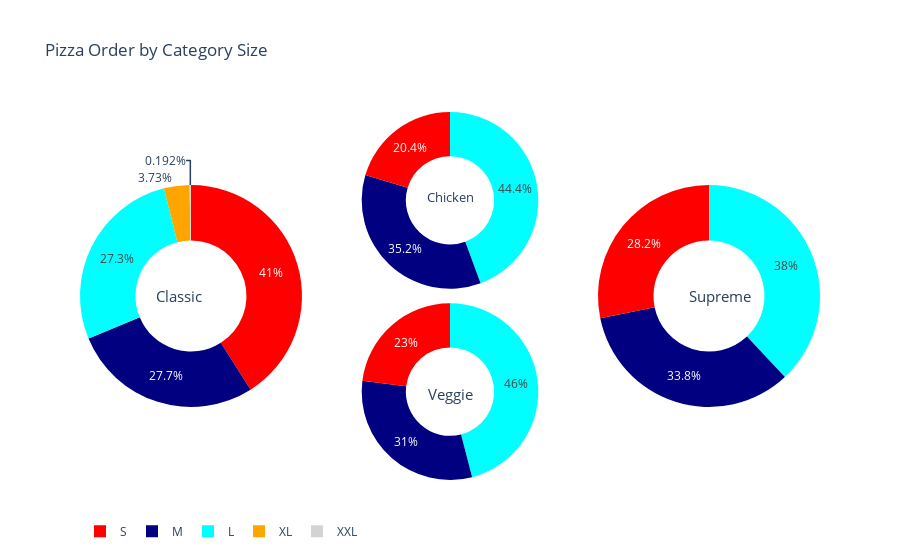

The code cell stored with this chart in its notebook:
### Code cell
def cat_count(col1, text, col2):
    fil = pizza_order[pizza_order[col1] == text]
    counts = fil[col2].value_counts().reset_index()
    return counts
count_clas = cat_count('category', 'Classic', 'size')
count_sup = cat_count('category', 'Supreme', 'size')
count_veg = cat_count('category', 'Veggie', 'size')
count_chi = cat_count('category', 'Chicken', 'size')

trace1 = go.Pie(
    labels=count_clas['index'],
    values=count_clas['size'],
    name='classic',
    hole=.5,
    domain={'x': [0, .30]},
    direction='clockwise',
    marker=dict(colors=['red', 'navy', 'cyan', 'orange', 'lightgrey'])
)

trace2 = go.Pie(
    labels=count_sup['index'],
    values=count_sup['size'],
    name='supreme',
    hole=.5,
    domain={'x': [.7, 1]},
    direction='clockwise'
)

trace3 = go.Pie(
    labels=count_veg['index'],
    values=count_veg['size'],
    name='veggie',
    hole=.5,
    domain={'y': [0, .48]},
    direction='clockwise'
)

trace4 = go.Pie(
    labels=count_chi['index'],
    values=count_chi['size'],
    name='chicken',
    hole=.5,
    domain={'y': [.52, 1]},
    direction='clockwise'
)

layout = dict(
    title='Pizza Order by Category Size',
    font=dict(size=12),
    height=560, 
    legend=dict(orientation='h'),
    annotations= [
        dict(
            x=.1, y=.5,
            text='Classic',
            showarrow=False,
            font=dict(size=15)
        ),
        dict(
            x=.91, y=.5,
            text='Supreme',
            showarrow=False,
            font=dict(size=15)
        ),
        dict(
            x=.5, y=.2,
            text='Veggie',
            showarrow=False,
            font=dict(size=15)
        ),
        dict(
            x=.5, y=.8,
            text='Chicken',
            showarrow=False,
            font=dict(size=13)
        )
    ]
    
)


fig = dict(data=[trace1, trace2, trace3, trace4], layout=layout)
po.iplot(fig)

### Figure 1 — Plotly figure (JSON) as saved in the notebook; plotly's stock layout.template omitted (floating-point values rounded to 4 significant figures)
{"data": [{"direction": "clockwise", "domain": {"x": [0, 0.3]}, "hole": 0.5, "labels": ["S", "M", "L", "XL", "XXL"], "marker": {"colors": ["red", "navy", "cyan", "orange", "lightgrey"]}, "name": "classic", "type": "pie", "values": [5975, 4045, 3987, 544, 28]}, {"direction": "clockwise", "domain": {"x": [0.7, 1]}, "hole": 0.5, "labels": ["L", "M", "S"], "name": "supreme", "type": "pie", "values": [4477, 3977, 3323]}, {"direction": "clockwise", "domain": {"y": [0, 0.48]}, "hole": 0.5, "labels": ["L", "M", "S"], "name": "veggie", "type": "pie", "values": [5263, 3552, 2634]}, {"direction": "clockwise", "domain": {"y": [0.52, 1]}, "hole": 0.5, "labels": ["L", "M", "S"], "name": "chicken", "type": "pie", "values": [4799, 3811, 2205]}], "layout": {"annotations": [{"font": {"size": 15}, "showarrow": false, "text": "Classic", "x": 0.1, "y": 0.5}, {"font": {"size": 15}, "showarrow": false, "text": "Supreme", "x": 0.91, "y": 0.5}, {"font": {"size": 15}, "showarrow": false, "text": "Veggie", "x": 0.5, "y": 0.2}, {"font": {"size": 13}, "showarrow": false, "text": "Chicken", "x": 0.5, "y": 0.8}], "font": {"size": 12}, "height": 560, "legend": {"orientation": "h"}, "title": {"text": "Pizza Order by Category Size"}}}
